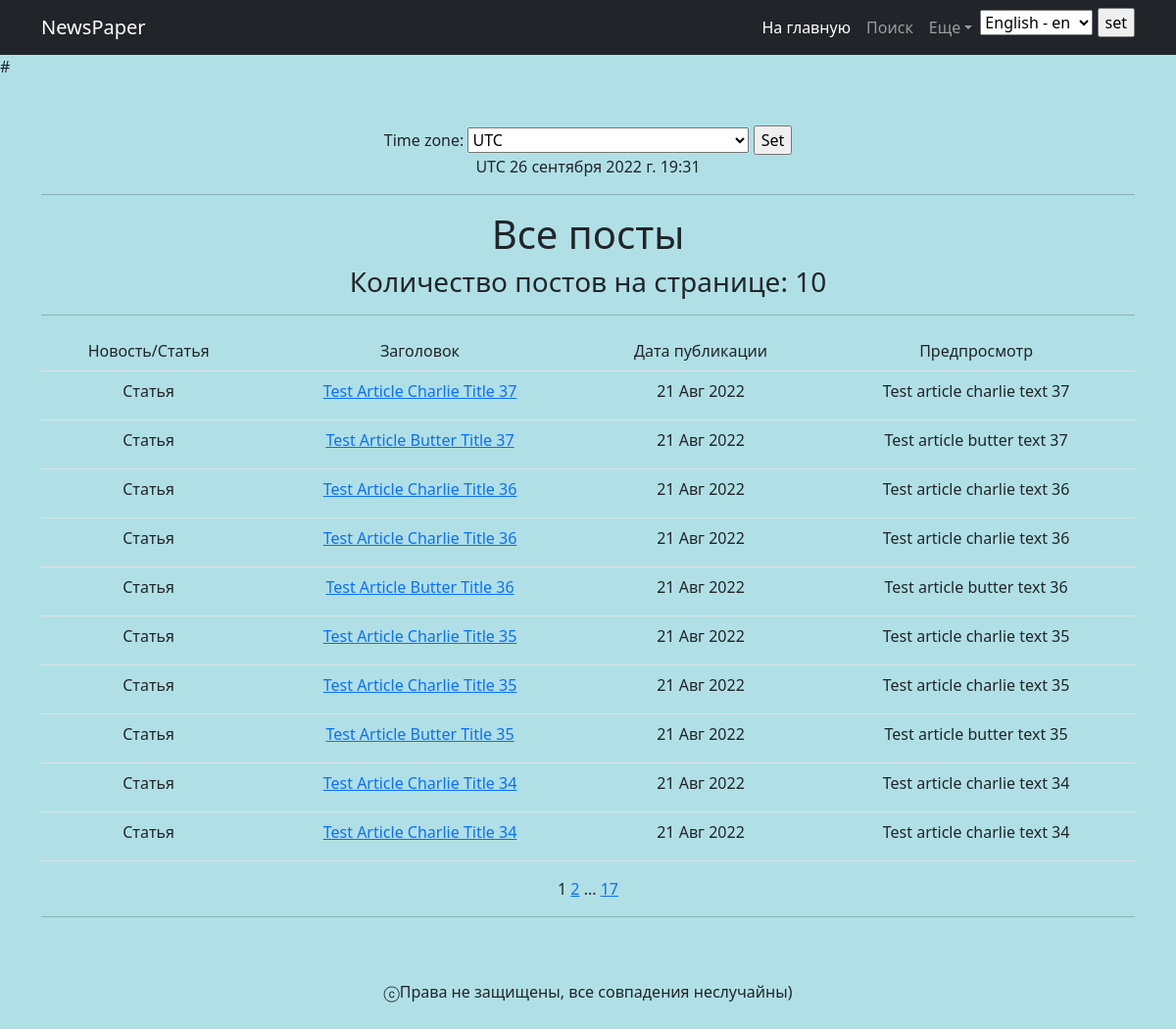
The page /news/ on the database as committed earlier.
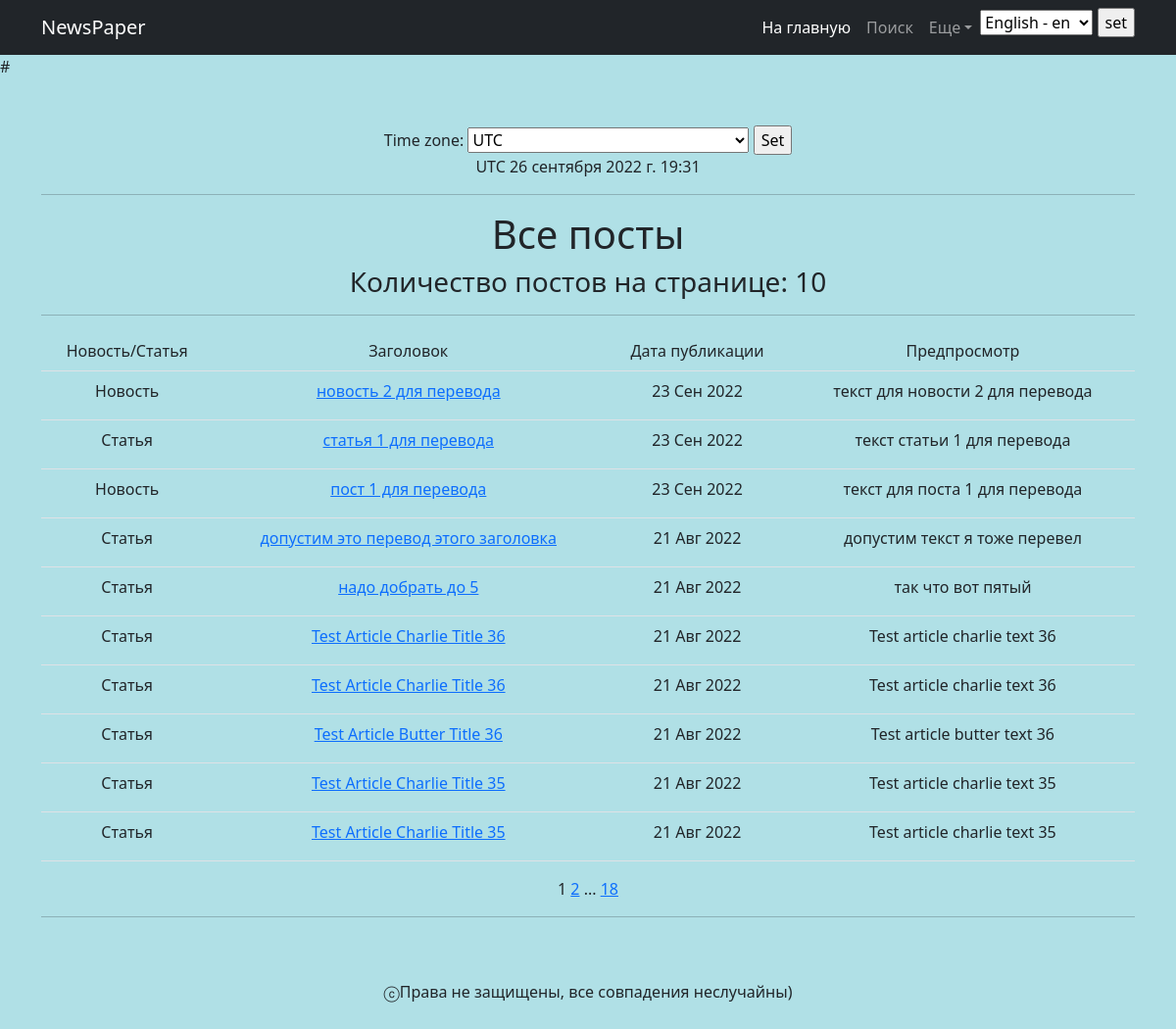
The same page on the database as committed later.
### news/models.py (models this page shows, shortened)
class Post(models.Model):                   # table of news and articles
    author = models.ForeignKey(Author, on_delete=models.CASCADE)
    type = models.CharField(max_length=1, choices=POST_TYPES, default='A')
    time_in = models.DateTimeField(auto_now_add=True)
    title = models.CharField(max_length=255)
    text = models.TextField()
    rating = models.IntegerField(default=0)
    categories = models.ManyToManyField(Category, through='PostCategory')

### news/views.py (the view, shortened to what this page needs)
# urls.py: path('', PostsList.as_view(), name='posts_list'),
class PostsList(ListView):                      # responsible for table of posts on the main page
    queryset = Post.objects.all().order_by('-time_in')
    template_name = 'posts_list.html'
    context_object_name = 'posts'
    paginate_by = 10
    def get_queryset(self, *args, **kwargs):
        return cache.get_or_set('posts_list', super().get_queryset(), 300)
    def get_context_data(self, **kwargs):       # add timezone to the context
        context = super().get_context_data(**kwargs)
        context['current_time'] = timezone.now()
        context['timezones'] = pytz.common_timezones
        return context

### news/templatetags/custom_filters.py (called while the page is built)
@register.filter()
def censor(string):                                             # modify string aka censor above words
    try:
        for word in CURSE_WORDS:
            if word in string.lower():
                string = re.sub(f'{word}|{word.capitalize()}',
                                lambda match: match.group()[:1] + "*" * len(match.group()[1:]),
                                string)
    except AttributeError as e:
        print(e)
    return string

### news/templatetags/custom_tags.py (called while the page is built)
@register.simple_tag(takes_context=True)
def url_replace(context, **kwargs):                     # replace value of a param in current url
    d = context['request'].GET.copy()                   # need for switching pages without resetting filters
    for k, v in kwargs.items():
        d[k] = v
    return d.urlencode()

@register.simple_tag(takes_context=True)                # add timezone to context so we could alter theme using only this tag in default.html
def current_time(context, **kwargs):
    context['current_time'] = timezone.now()
    return ''                                           # return empty string, so there would be no None in default.html

### templates/posts_list.html (shortened to what this page needs)
{% extends 'flatpages/default.html' %}
{% load custom_filters %}
{% load custom_tags %}
{% load i18n %}
{% load tz %}
{% block content %}
    {% get_current_timezone as TIME_ZONE %}
    <form action="" method="POST">
        <label for="timezone">Time zone:</label>
        <select name="timezone">
            {% for tz in timezones %}
            <option value="{{ tz }}"{% if tz == TIME_ZONE %} selected{% endif %}>{{ tz }}</option>
            {% endfor %}
        </select>
        <input type="submit" value="Set">
    </form>
    {{ TIME_ZONE }}
    {{ current_time|timezone:TIME_ZONE }}
    <br>
    <hr>
    <h1>{% trans "Все посты" %}</h1>
     <h3> {% trans "Количество постов на странице" %}: {{ posts|length }} </h3>
    <hr>
    {% if posts %}
        <table class="table">
            <tr>
                <td>{% trans "Новость/Статья" %}</td>
                <td>{% trans "Заголовок" %}</td>
                <td>{% trans "Дата публикации" %}</td>
                <td>{% trans "Предпросмотр" %}</td>
            </tr>
            {% for post in posts %}
                <tr style="height:50px">
                    {% if post.type == 'N' %}
                        <td>{% trans "Новость" %}</td>
                    {% elif post.type == 'A' %}
                        <td>{% trans "Статья" %}</td>
                    {% endif %}
                <td><a href='{{ post.pk }}'>{{ post.title|censor }}</a></td>
                <td>{{ post.time_in|date:'d M Y' }}</td>
                <td>{{ post.text|truncatewords:20|censor }}</td>
            </tr>
            {% endfor %}
        </table>
    {% else %}
        <h2>{% trans "Пока никаких новостей" %}</h2>
    {% endif %}
    {{ page_obj.number }}
    {% if page_obj.has_next %}
        <a href="?{% url_replace page=page_obj.next_page_number %}">{{ page_obj.next_page_number }}</a>
        {% if paginator.num_pages != page_obj.next_page_number %}
            ...
            <a href="?{% url_replace page=page_obj.paginator.num_pages %}">{{ page_obj.paginator.num_pages }}</a>
        {% endif %}
    {% endif %}
<hr>
{% endblock content %}

Rows that differ between the two databases and show on the page:
no longer on this page (row edited): Post: title|censor "Test Article Butter Title 35", time_in "21 Авг 2022", text|censor "Test article butter text 35"
no longer on this page (row edited): Post: title|censor "Test Article Charlie Title 34", time_in "21 Авг 2022", text|censor "Test article charlie text 34"
no longer on this page (row edited): Post: title|censor "Test Article Charlie Title 34", time_in "21 Авг 2022", text|censor "Test article charlie text 34"
added Post: title|censor "новость 2 для перевода", time_in "23 Сен 2022", text|censor "текст для новости 2 для перевода"
added Post: title|censor "статья 1 для перевода", time_in "23 Сен 2022", text|censor "текст статьи 1 для перевода"
added Post: title|censor "пост 1 для перевода", time_in "23 Сен 2022", text|censor "текст для поста 1 для перевода"
changed Post: title|censor "Test Article Charlie Title 37" → "допустим это перевод этого заголовка"; text|censor "Test article charlie text 37" → "допустим текст я тоже перевел"
changed Post: title|censor "Test Article Butter Title 37" → "надо добрать до 5"; text|censor "Test article butter text 37" → "так что вот пятый"
Other text that changed with them:
{{ page_obj.paginator.num_pages }}: "17" → "18"
